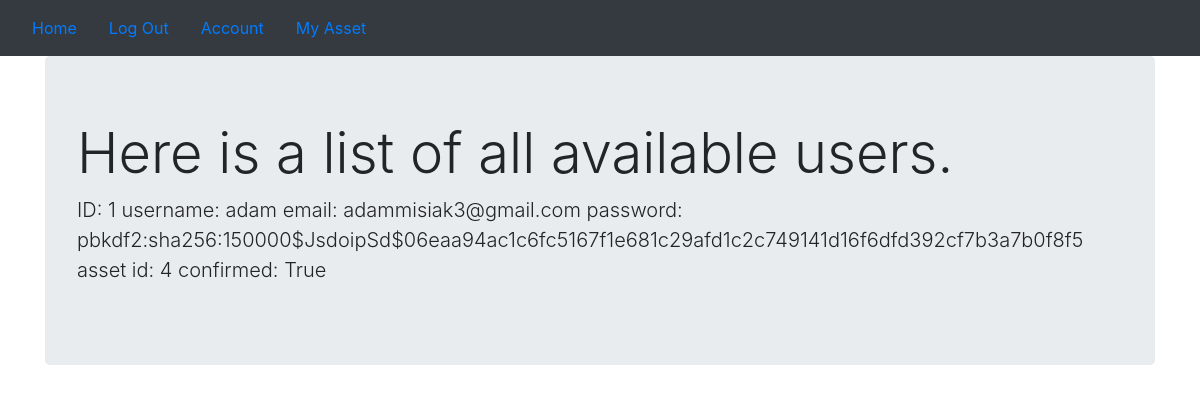
The app's page /users/list (signed in) with its own data.
### price_scraper/models.py (models this page shows)
class User(db.Model,UserMixin):
    __tablename__ = 'user'
    id = db.Column(db.Integer,primary_key=True)
    email = db.Column(db.String(64), unique=True, index=True)
    username = db.Column(db.String(64), unique=True, index=True)
    password = db.Column(db.String(255), nullable=False)
    confirmed = db.Column(db.Boolean, nullable=False, default=False)
    confirmed_on = db.Column(db.DateTime, nullable=True)
    asset_id = db.Column(db.Integer, ForeignKey('asset.id'))

### price_scraper/users/views.py (the view)
@users_blueprint.route('/list')
def list_users():
    all_users = User.query.all()
    return render_template('list.html', all_users=all_users)

### price_scraper/models.py (called while the page is built)
@login_manager.user_loader
def load_user(user_id):
    return User.query.get(user_id)

### price_scraper/templates/list.html
{% extends "base.html" %}
{% block content %}
<div class="jumbotron">
  <h1 class="display-4">Here is a list of all available users.</h1>
    {% for user in all_users  %}
    <p class="lead">ID: {{user.id}} username: {{user.username}} email: {{user.email}} password: {{user.password}}
    asset id: {{user.asset_id}} confirmed: {{user.confirmed}}</p>
    {% endfor %}
</div>
{% endblock %}

### records on screen
User: id "1", username "adam", email "adammisiak3@gmail.com", password "pbkdf2:sha256:150000$JsdoipSd$06eaa94ac1c6fc5167f1e681c29afd1c2c749141d16f6dfd392cf7b3a7b0f8f5", asset_id "4", confirmed "True"
